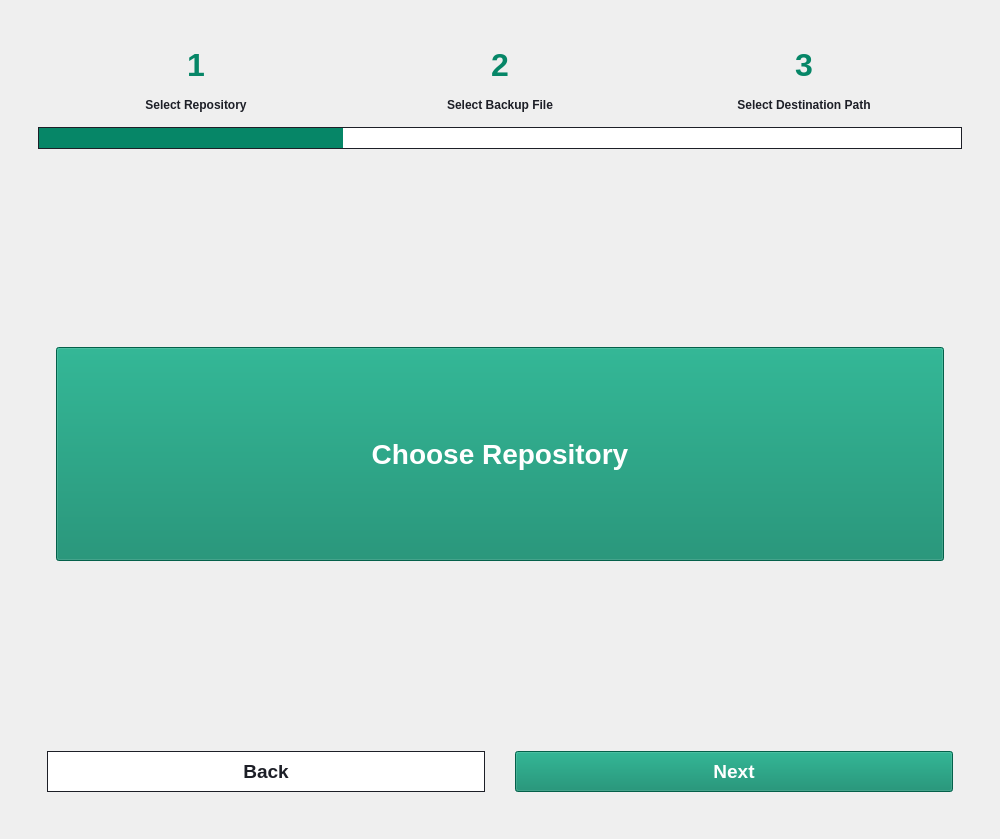
<?xml version="1.0" encoding="UTF-8"?>
<ui version="4.0">
 <class>RestoreTab</class>
 <widget class="QWidget" name="RestoreTab">
  <property name="geometry">
   <rect>
    <x>0</x>
    <y>0</y>
    <width>1000</width>
    <height>839</height>
   </rect>
  </property>
  <property name="windowTitle">
   <string>Form</string>
  </property>
  <layout class="QGridLayout" name="gridLayout">
   <item row="0" column="0">
    <widget class="QFrame" name="frame">
     <property name="autoFillBackground">
      <bool>false</bool>
     </property>
     <property name="styleSheet">
      <string notr="true">* {
	font-family: &quot;Ubuntu Sans&quot;;
}

QFrame{
	border: none;
}</string>
     </property>
     <property name="frameShape">
      <enum>QFrame::StyledPanel</enum>
     </property>
     <property name="frameShadow">
      <enum>QFrame::Raised</enum>
     </property>
     <layout class="QGridLayout" name="gridLayout_2">
      <property name="leftMargin">
       <number>9</number>
      </property>
      <property name="topMargin">
       <number>9</number>
      </property>
      <property name="rightMargin">
       <number>9</number>
      </property>
      <property name="bottomMargin">
       <number>9</number>
      </property>
      <item row="0" column="0">
       <widget class="QStackedWidget" name="stackedWidget">
        <property name="autoFillBackground">
         <bool>false</bool>
        </property>
        <property name="styleSheet">
         <string notr="true">QPushButton {
	padding: 16px 32px;
	font-size: 32px;
	font-weight: 500;
	qproperty-iconSize: 36px 36px;
	background-color: rgb(6, 134, 103);
	color: white;
	text-align: left;
}

QProgressBar {
    border: 1px solid rgb(29, 31, 39);
    height: 20px;
    text-align: center;
    font-weight: bold;
}

QProgressBar::chunk {
    background-color: rgb(6, 134, 103);
}

QLabel {
    color: rgb(29, 31, 39);
    font-weight: bold;
}</string>
        </property>
        <property name="frameShape">
         <enum>QFrame::NoFrame</enum>
        </property>
        <property name="frameShadow">
         <enum>QFrame::Plain</enum>
        </property>
        <property name="currentIndex">
         <number>1</number>
        </property>
        <widget class="QWidget" name="menu_page">
         <property name="autoFillBackground">
          <bool>true</bool>
         </property>
         <layout class="QGridLayout" name="gridLayout_5">
          <property name="leftMargin">
           <number>0</number>
          </property>
          <property name="topMargin">
           <number>0</number>
          </property>
          <property name="rightMargin">
           <number>0</number>
          </property>
          <property name="bottomMargin">
           <number>0</number>
          </property>
          <item row="0" column="0">
           <widget class="QFrame" name="menu_frame">
            <property name="autoFillBackground">
             <bool>false</bool>
            </property>
            <property name="frameShape">
             <enum>QFrame::StyledPanel</enum>
            </property>
            <property name="frameShadow">
             <enum>QFrame::Raised</enum>
            </property>
            <layout class="QHBoxLayout" name="horizontalLayout_3">
             <item>
              <widget class="QFrame" name="option_frame">
               <property name="minimumSize">
                <size>
                 <width>491</width>
                 <height>0</height>
                </size>
               </property>
               <property name="frameShape">
                <enum>QFrame::StyledPanel</enum>
               </property>
               <property name="frameShadow">
                <enum>QFrame::Raised</enum>
               </property>
               <layout class="QGridLayout" name="gridLayout_3">
                <property name="leftMargin">
                 <number>90</number>
                </property>
                <property name="topMargin">
                 <number>90</number>
                </property>
                <property name="rightMargin">
                 <number>11</number>
                </property>
                <property name="bottomMargin">
                 <number>90</number>
                </property>
                <property name="verticalSpacing">
                 <number>60</number>
                </property>
                <item row="0" column="0">
                 <widget class="QPushButton" name="restoreButton">
                  <property name="sizePolicy">
                   <sizepolicy hsizetype="Minimum" vsizetype="MinimumExpanding">
                    <horstretch>0</horstretch>
                    <verstretch>0</verstretch>
                   </sizepolicy>
                  </property>
                  <property name="minimumSize">
                   <size>
                    <width>372</width>
                    <height>62</height>
                   </size>
                  </property>
                  <property name="styleSheet">
                   <string notr="true"/>
                  </property>
                  <property name="text">
                   <string> Restore Backup</string>
                  </property>
                  <property name="icon">
                   <iconset resource="../resources/assets.qrc">
                    <normaloff>:/assets/icons/icons/file-arrow-down.svg</normaloff>:/assets/icons/icons/file-arrow-down.svg</iconset>
                  </property>
                  <property name="iconSize">
                   <size>
                    <width>36</width>
                    <height>36</height>
                   </size>
                  </property>
                  <property name="checkable">
                   <bool>false</bool>
                  </property>
                  <property name="checked">
                   <bool>false</bool>
                  </property>
                  <property name="autoDefault">
                   <bool>false</bool>
                  </property>
                  <property name="default">
                   <bool>false</bool>
                  </property>
                  <property name="flat">
                   <bool>false</bool>
                  </property>
                 </widget>
                </item>
                <item row="1" column="0">
                 <widget class="QPushButton" name="retryButton">
                  <property name="sizePolicy">
                   <sizepolicy hsizetype="Minimum" vsizetype="MinimumExpanding">
                    <horstretch>0</horstretch>
                    <verstretch>0</verstretch>
                   </sizepolicy>
                  </property>
                  <property name="minimumSize">
                   <size>
                    <width>372</width>
                    <height>62</height>
                   </size>
                  </property>
                  <property name="text">
                   <string> Retry Restore</string>
                  </property>
                  <property name="icon">
                   <iconset resource="../resources/assets.qrc">
                    <normaloff>:/assets/icons/icons/rotate-right.svg</normaloff>:/assets/icons/icons/rotate-right.svg</iconset>
                  </property>
                 </widget>
                </item>
               </layout>
              </widget>
             </item>
             <item>
              <widget class="QFrame" name="restoreImg">
               <property name="enabled">
                <bool>true</bool>
               </property>
               <property name="styleSheet">
                <string notr="true"/>
               </property>
               <property name="frameShape">
                <enum>QFrame::StyledPanel</enum>
               </property>
               <property name="frameShadow">
                <enum>QFrame::Raised</enum>
               </property>
               <layout class="QGridLayout" name="gridLayout_4">
                <property name="rightMargin">
                 <number>9</number>
                </property>
                <item row="1" column="1">
                 <widget class="QLabel" name="label">
                  <property name="sizePolicy">
                   <sizepolicy hsizetype="Fixed" vsizetype="Fixed">
                    <horstretch>0</horstretch>
                    <verstretch>0</verstretch>
                   </sizepolicy>
                  </property>
                  <property name="minimumSize">
                   <size>
                    <width>320</width>
                    <height>320</height>
                   </size>
                  </property>
                  <property name="maximumSize">
                   <size>
                    <width>640</width>
                    <height>640</height>
                   </size>
                  </property>
                  <property name="text">
                   <string/>
                  </property>
                  <property name="textFormat">
                   <enum>Qt::AutoText</enum>
                  </property>
                  <property name="pixmap">
                   <pixmap resource="../resources/assets.qrc">:/assets/images/backup.png</pixmap>
                  </property>
                  <property name="scaledContents">
                   <bool>true</bool>
                  </property>
                  <property name="wordWrap">
                   <bool>false</bool>
                  </property>
                  <property name="margin">
                   <number>40</number>
                  </property>
                  <property name="indent">
                   <number>0</number>
                  </property>
                 </widget>
                </item>
               </layout>
              </widget>
             </item>
            </layout>
           </widget>
          </item>
         </layout>
        </widget>
        <widget class="QWidget" name="attemptRestorePage">
         <property name="styleSheet">
          <string notr="true">QPushButton {
	padding-top: 90px;
	padding-bottom: 90px;
	font-size: 28px;
}
</string>
         </property>
         <layout class="QGridLayout" name="gridLayout_7">
          <property name="leftMargin">
           <number>0</number>
          </property>
          <property name="topMargin">
           <number>0</number>
          </property>
          <property name="rightMargin">
           <number>0</number>
          </property>
          <property name="bottomMargin">
           <number>0</number>
          </property>
          <item row="0" column="0">
           <widget class="QFrame" name="frame_4">
            <property name="frameShape">
             <enum>QFrame::StyledPanel</enum>
            </property>
            <property name="frameShadow">
             <enum>QFrame::Raised</enum>
            </property>
            <layout class="QGridLayout" name="gridLayout_12">
             <item row="0" column="0">
              <widget class="QFrame" name="frame_5">
               <property name="styleSheet">
                <string notr="true">QLabel {
	text-align: center;
}</string>
               </property>
               <property name="frameShape">
                <enum>QFrame::StyledPanel</enum>
               </property>
               <property name="frameShadow">
                <enum>QFrame::Raised</enum>
               </property>
               <layout class="QVBoxLayout" name="verticalLayout">
                <item>
                 <widget class="QFrame" name="frame_7">
                  <property name="styleSheet">
                   <string notr="true">QLabel {
	font-size: 24pt;
	color: rgb(6, 134, 103);
}</string>
                  </property>
                  <property name="frameShape">
                   <enum>QFrame::StyledPanel</enum>
                  </property>
                  <property name="frameShadow">
                   <enum>QFrame::Raised</enum>
                  </property>
                  <layout class="QGridLayout" name="gridLayout_6">
                   <item row="0" column="0">
                    <widget class="QLabel" name="label_8">
                     <property name="text">
                      <string>1</string>
                     </property>
                     <property name="alignment">
                      <set>Qt::AlignCenter</set>
                     </property>
                    </widget>
                   </item>
                   <item row="0" column="1">
                    <widget class="QLabel" name="label_9">
                     <property name="text">
                      <string>2</string>
                     </property>
                     <property name="alignment">
                      <set>Qt::AlignCenter</set>
                     </property>
                    </widget>
                   </item>
                   <item row="0" column="2">
                    <widget class="QLabel" name="label_10">
                     <property name="text">
                      <string>3</string>
                     </property>
                     <property name="alignment">
                      <set>Qt::AlignCenter</set>
                     </property>
                    </widget>
                   </item>
                  </layout>
                 </widget>
                </item>
                <item>
                 <widget class="QFrame" name="frame_8">
                  <property name="frameShape">
                   <enum>QFrame::StyledPanel</enum>
                  </property>
                  <property name="frameShadow">
                   <enum>QFrame::Raised</enum>
                  </property>
                  <layout class="QGridLayout" name="gridLayout_8">
                   <property name="topMargin">
                    <number>0</number>
                   </property>
                   <item row="0" column="0">
                    <widget class="QLabel" name="label_3">
                     <property name="text">
                      <string>Select Repository</string>
                     </property>
                     <property name="alignment">
                      <set>Qt::AlignCenter</set>
                     </property>
                    </widget>
                   </item>
                   <item row="0" column="1">
                    <widget class="QLabel" name="label_4">
                     <property name="text">
                      <string>Select Backup File</string>
                     </property>
                     <property name="alignment">
                      <set>Qt::AlignCenter</set>
                     </property>
                    </widget>
                   </item>
                   <item row="0" column="2">
                    <widget class="QLabel" name="label_2">
                     <property name="text">
                      <string>Select Destination Path</string>
                     </property>
                     <property name="alignment">
                      <set>Qt::AlignCenter</set>
                     </property>
                    </widget>
                   </item>
                  </layout>
                 </widget>
                </item>
                <item>
                 <widget class="QProgressBar" name="progressBar">
                  <property name="value">
                   <number>33</number>
                  </property>
                  <property name="textVisible">
                   <bool>false</bool>
                  </property>
                 </widget>
                </item>
               </layout>
              </widget>
             </item>
             <item row="1" column="0">
              <widget class="QFrame" name="frame_6">
               <property name="frameShape">
                <enum>QFrame::StyledPanel</enum>
               </property>
               <property name="frameShadow">
                <enum>QFrame::Raised</enum>
               </property>
               <layout class="QVBoxLayout" name="verticalLayout_3">
                <item>
                 <widget class="QStackedWidget" name="stackedWidget_attemptRestore">
                  <property name="styleSheet">
                   <string notr="true">text-align:center;</string>
                  </property>
                  <widget class="QWidget" name="page_5">
                   <layout class="QGridLayout" name="gridLayout_9">
                    <item row="0" column="1">
                     <widget class="QFrame" name="frame_3">
                      <property name="frameShape">
                       <enum>QFrame::StyledPanel</enum>
                      </property>
                      <property name="frameShadow">
                       <enum>QFrame::Raised</enum>
                      </property>
                      <layout class="QGridLayout" name="gridLayout_13">
                       <item row="0" column="0">
                        <widget class="QPushButton" name="chooseRepoButton">
                         <property name="styleSheet">
                          <string notr="true"/>
                         </property>
                         <property name="text">
                          <string>Choose Repository</string>
                         </property>
                        </widget>
                       </item>
                      </layout>
                     </widget>
                    </item>
                   </layout>
                  </widget>
                  <widget class="QWidget" name="page_6">
                   <layout class="QGridLayout" name="gridLayout_10">
                    <item row="0" column="0">
                     <widget class="QFrame" name="frame_10">
                      <property name="frameShape">
                       <enum>QFrame::StyledPanel</enum>
                      </property>
                      <property name="frameShadow">
                       <enum>QFrame::Raised</enum>
                      </property>
                      <layout class="QGridLayout" name="gridLayout_14">
                       <item row="0" column="0">
                        <widget class="QTableWidget" name="fileTable">
                         <property name="styleSheet">
                          <string notr="true">* {
    font-size: 12pt;
    color: rgb(29, 31, 39);
}

QHeaderView::section {
    background-color: rgb(6, 134, 103);
    color: white;
    font-weight: bold;
    padding: 8px 12px;
    border: none;
}

QTableCornerButton::section {
    background-color: rgb(6, 134, 103);
    border: none;
}

QTableWidget {
    background-color: white;
    selection-background-color: rgb(6, 134, 103);
    selection-color: white;
    gridline-color: transparent;
    border: 1px solid rgb(220, 220, 220);
    show-decoration-selected: 1;
}

QTableWidget::item {
    padding: 6px 10px;
    border: none;
    font-weight: normal;
    color: rgb(29, 31, 39);
}

QTableWidget::item:hover {
    background-color: rgba(6, 134, 103, 0.1);
}

QTableWidget::item:selected {
    background-color: rgba(6, 134, 103, 0.5);
    color: white;
    font-weight: 700;
}

QTableView {
    show-decoration-selected: 1;
}
</string>
                         </property>
                         <column>
                          <property name="text">
                           <string>Filename</string>
                          </property>
                         </column>
                        </widget>
                       </item>
                      </layout>
                     </widget>
                    </item>
                   </layout>
                  </widget>
                  <widget class="QWidget" name="page">
                   <layout class="QGridLayout" name="gridLayout_11">
                    <item row="1" column="0">
                     <widget class="QFrame" name="frame_11">
                      <property name="styleSheet">
                       <string notr="true">QRadioButton {
	padding: 32px;
	font-size: 24px;
	font-weight: 500;
	background-color: white;
	color: rgb(29, 31, 39);
	border: 1px solid rgb(29, 31, 39);
}

QRadioButton::indicator {
	width: 0;
	height: 0;
}

QRadioButton:hover {
	background-color: rgb(234, 234, 234);
}

QRadioButton:checked {
	color: white;
	background-color: rgb(6, 134, 103);
	border: none;
}</string>
                      </property>
                      <property name="frameShape">
                       <enum>QFrame::StyledPanel</enum>
                      </property>
                      <property name="frameShadow">
                       <enum>QFrame::Raised</enum>
                      </property>
                      <layout class="QGridLayout" name="gridLayout_15">
                       <item row="0" column="0">
                        <widget class="QRadioButton" name="useOriginalLocation">
                         <property name="text">
                          <string>Use original location</string>
                         </property>
                         <property name="checked">
                          <bool>true</bool>
                         </property>
                        </widget>
                       </item>
                       <item row="1" column="0">
                        <widget class="QRadioButton" name="chooseDestination">
                         <property name="text">
                          <string>Choose Destination</string>
                         </property>
                        </widget>
                       </item>
                      </layout>
                     </widget>
                    </item>
                   </layout>
                  </widget>
                 </widget>
                </item>
                <item>
                 <widget class="QFrame" name="frame_9">
                  <property name="styleSheet">
                   <string notr="true">QPushButton {
	font-size: 14pt;
	padding: 8px;
	text-align: center;
}

QPushButton#backButton {
	background: white;
	color: rgb(29, 31, 39);
	border: 1px solid rgb(29, 31, 39);
}

QPushButton#backButton:hover {
	background: rgb(234, 234, 234);
}

QPushButton#backButton:disabled {
	background: lightgrey;
	color: darkgrey;
	border: none;
}</string>
                  </property>
                  <property name="frameShape">
                   <enum>QFrame::StyledPanel</enum>
                  </property>
                  <property name="frameShadow">
                   <enum>QFrame::Raised</enum>
                  </property>
                  <layout class="QHBoxLayout" name="horizontalLayout_4">
                   <property name="spacing">
                    <number>30</number>
                   </property>
                   <property name="leftMargin">
                    <number>9</number>
                   </property>
                   <property name="rightMargin">
                    <number>9</number>
                   </property>
                   <item>
                    <widget class="QPushButton" name="backButton">
                     <property name="enabled">
                      <bool>true</bool>
                     </property>
                     <property name="text">
                      <string>Back</string>
                     </property>
                    </widget>
                   </item>
                   <item>
                    <widget class="QPushButton" name="nextButton">
                     <property name="text">
                      <string>Next</string>
                     </property>
                    </widget>
                   </item>
                  </layout>
                 </widget>
                </item>
               </layout>
              </widget>
             </item>
            </layout>
           </widget>
          </item>
         </layout>
        </widget>
        <widget class="QWidget" name="retryRestorePage">
         <widget class="QFrame" name="frame_2">
          <property name="geometry">
           <rect>
            <x>0</x>
            <y>0</y>
            <width>1511</width>
            <height>741</height>
           </rect>
          </property>
          <property name="frameShape">
           <enum>QFrame::StyledPanel</enum>
          </property>
          <property name="frameShadow">
           <enum>QFrame::Raised</enum>
          </property>
          <widget class="QLabel" name="label_11">
           <property name="geometry">
            <rect>
             <x>90</x>
             <y>450</y>
             <width>611</width>
             <height>21</height>
            </rect>
           </property>
           <property name="text">
            <string>Testing Please</string>
           </property>
          </widget>
         </widget>
        </widget>
       </widget>
      </item>
     </layout>
    </widget>
   </item>
  </layout>
 </widget>
 <resources>
  <include location="../resources/assets.qrc"/>
 </resources>
 <connections/>
</ui>
